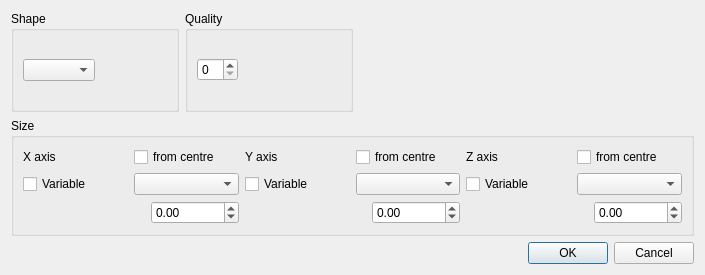
<?xml version="1.0" encoding="UTF-8"?>
<ui version="4.0">
 <class>ShapeDialog</class>
 <widget class="QDialog" name="ShapeDialog">
  <property name="geometry">
   <rect>
    <x>0</x>
    <y>0</y>
    <width>705</width>
    <height>275</height>
   </rect>
  </property>
  <property name="windowTitle">
   <string>Shape Editor</string>
  </property>
  <layout class="QVBoxLayout" name="verticalLayout">
   <item>
    <layout class="QHBoxLayout" name="horizontalLayout_10">
     <item>
      <layout class="QHBoxLayout" name="horizontalLayout_9">
       <item>
        <widget class="QGroupBox" name="groupBox_2">
         <property name="title">
          <string>Shape</string>
         </property>
         <layout class="QHBoxLayout" name="horizontalLayout_7">
          <item>
           <widget class="QComboBox" name="comboBox_Shape"/>
          </item>
          <item>
           <spacer name="horizontalSpacer_2">
            <property name="orientation">
             <enum>Qt::Horizontal</enum>
            </property>
            <property name="sizeHint" stdset="0">
             <size>
              <width>40</width>
              <height>20</height>
             </size>
            </property>
           </spacer>
          </item>
         </layout>
        </widget>
       </item>
       <item>
        <widget class="QGroupBox" name="groupBox_Quality">
         <property name="title">
          <string>Quality</string>
         </property>
         <layout class="QHBoxLayout" name="horizontalLayout_8">
          <item>
           <widget class="QSpinBox" name="spinBoxQuality"/>
          </item>
          <item>
           <spacer name="horizontalSpacer">
            <property name="orientation">
             <enum>Qt::Horizontal</enum>
            </property>
            <property name="sizeHint" stdset="0">
             <size>
              <width>40</width>
              <height>20</height>
             </size>
            </property>
           </spacer>
          </item>
         </layout>
        </widget>
       </item>
      </layout>
     </item>
     <item>
      <spacer name="horizontalSpacer_3">
       <property name="orientation">
        <enum>Qt::Horizontal</enum>
       </property>
       <property name="sizeHint" stdset="0">
        <size>
         <width>40</width>
         <height>20</height>
        </size>
       </property>
      </spacer>
     </item>
    </layout>
   </item>
   <item>
    <widget class="QGroupBox" name="groupBox">
     <property name="sizePolicy">
      <sizepolicy hsizetype="Preferred" vsizetype="Preferred">
       <horstretch>0</horstretch>
       <verstretch>0</verstretch>
      </sizepolicy>
     </property>
     <property name="title">
      <string>Size</string>
     </property>
     <layout class="QGridLayout" name="gridLayout">
      <item row="0" column="0">
       <layout class="QHBoxLayout" name="horizontalLayout_11">
        <item>
         <widget class="QLabel" name="label_X">
          <property name="text">
           <string>X axis</string>
          </property>
         </widget>
        </item>
        <item>
         <widget class="QCheckBox" name="checkBox_X_from_centre">
          <property name="text">
           <string>from centre</string>
          </property>
         </widget>
        </item>
       </layout>
      </item>
      <item row="0" column="1">
       <layout class="QHBoxLayout" name="horizontalLayout_12">
        <item>
         <widget class="QLabel" name="label_Y">
          <property name="text">
           <string>Y axis</string>
          </property>
         </widget>
        </item>
        <item>
         <widget class="QCheckBox" name="checkBox_Y_from_centre">
          <property name="text">
           <string>from centre</string>
          </property>
         </widget>
        </item>
       </layout>
      </item>
      <item row="0" column="2">
       <layout class="QHBoxLayout" name="horizontalLayout_13">
        <item>
         <widget class="QLabel" name="label_Z">
          <property name="text">
           <string>Z axis</string>
          </property>
         </widget>
        </item>
        <item>
         <widget class="QCheckBox" name="checkBox_Z_from_centre">
          <property name="text">
           <string>from centre</string>
          </property>
         </widget>
        </item>
       </layout>
      </item>
      <item row="1" column="0">
       <layout class="QHBoxLayout" name="horizontalLayout_2">
        <item>
         <widget class="QCheckBox" name="checkBox_X">
          <property name="text">
           <string>Variable</string>
          </property>
         </widget>
        </item>
        <item>
         <widget class="QComboBox" name="comboBox_X"/>
        </item>
       </layout>
      </item>
      <item row="1" column="1">
       <layout class="QHBoxLayout" name="horizontalLayout_4">
        <item>
         <widget class="QCheckBox" name="checkBox_Y">
          <property name="text">
           <string>Variable</string>
          </property>
         </widget>
        </item>
        <item>
         <widget class="QComboBox" name="comboBox_Y"/>
        </item>
       </layout>
      </item>
      <item row="1" column="2">
       <layout class="QHBoxLayout" name="horizontalLayout_6">
        <item>
         <widget class="QCheckBox" name="checkBox_Z">
          <property name="text">
           <string>Variable</string>
          </property>
         </widget>
        </item>
        <item>
         <widget class="QComboBox" name="comboBox_Z"/>
        </item>
       </layout>
      </item>
      <item row="2" column="0">
       <layout class="QHBoxLayout" name="horizontalLayout">
        <item>
         <spacer name="horizontalSpacer_4">
          <property name="orientation">
           <enum>Qt::Horizontal</enum>
          </property>
          <property name="sizeHint" stdset="0">
           <size>
            <width>40</width>
            <height>20</height>
           </size>
          </property>
         </spacer>
        </item>
        <item>
         <widget class="QDoubleSpinBox" name="doubleSpinBox_X">
          <property name="minimum">
           <double>-999999.000000000000000</double>
          </property>
          <property name="maximum">
           <double>99999.000000000000000</double>
          </property>
         </widget>
        </item>
       </layout>
      </item>
      <item row="2" column="1">
       <layout class="QHBoxLayout" name="horizontalLayout_3">
        <item>
         <spacer name="horizontalSpacer_5">
          <property name="orientation">
           <enum>Qt::Horizontal</enum>
          </property>
          <property name="sizeHint" stdset="0">
           <size>
            <width>40</width>
            <height>20</height>
           </size>
          </property>
         </spacer>
        </item>
        <item>
         <widget class="QDoubleSpinBox" name="doubleSpinBox_Y">
          <property name="minimum">
           <double>-999999.000000000000000</double>
          </property>
          <property name="maximum">
           <double>99999.000000000000000</double>
          </property>
         </widget>
        </item>
       </layout>
      </item>
      <item row="2" column="2">
       <layout class="QHBoxLayout" name="horizontalLayout_5">
        <item>
         <spacer name="horizontalSpacer_6">
          <property name="orientation">
           <enum>Qt::Horizontal</enum>
          </property>
          <property name="sizeHint" stdset="0">
           <size>
            <width>40</width>
            <height>20</height>
           </size>
          </property>
         </spacer>
        </item>
        <item>
         <widget class="QDoubleSpinBox" name="doubleSpinBox_Z">
          <property name="minimum">
           <double>-999999.000000000000000</double>
          </property>
          <property name="maximum">
           <double>999999.000000000000000</double>
          </property>
         </widget>
        </item>
       </layout>
      </item>
     </layout>
    </widget>
   </item>
   <item>
    <widget class="QDialogButtonBox" name="buttonBox">
     <property name="orientation">
      <enum>Qt::Horizontal</enum>
     </property>
     <property name="standardButtons">
      <set>QDialogButtonBox::Cancel|QDialogButtonBox::Ok</set>
     </property>
    </widget>
   </item>
  </layout>
 </widget>
 <resources/>
 <connections>
  <connection>
   <sender>buttonBox</sender>
   <signal>accepted()</signal>
   <receiver>ShapeDialog</receiver>
   <slot>accept()</slot>
   <hints>
    <hint type="sourcelabel">
     <x>248</x>
     <y>254</y>
    </hint>
    <hint type="destinationlabel">
     <x>157</x>
     <y>274</y>
    </hint>
   </hints>
  </connection>
  <connection>
   <sender>buttonBox</sender>
   <signal>rejected()</signal>
   <receiver>ShapeDialog</receiver>
   <slot>reject()</slot>
   <hints>
    <hint type="sourcelabel">
     <x>316</x>
     <y>260</y>
    </hint>
    <hint type="destinationlabel">
     <x>286</x>
     <y>274</y>
    </hint>
   </hints>
  </connection>
 </connections>
</ui>
